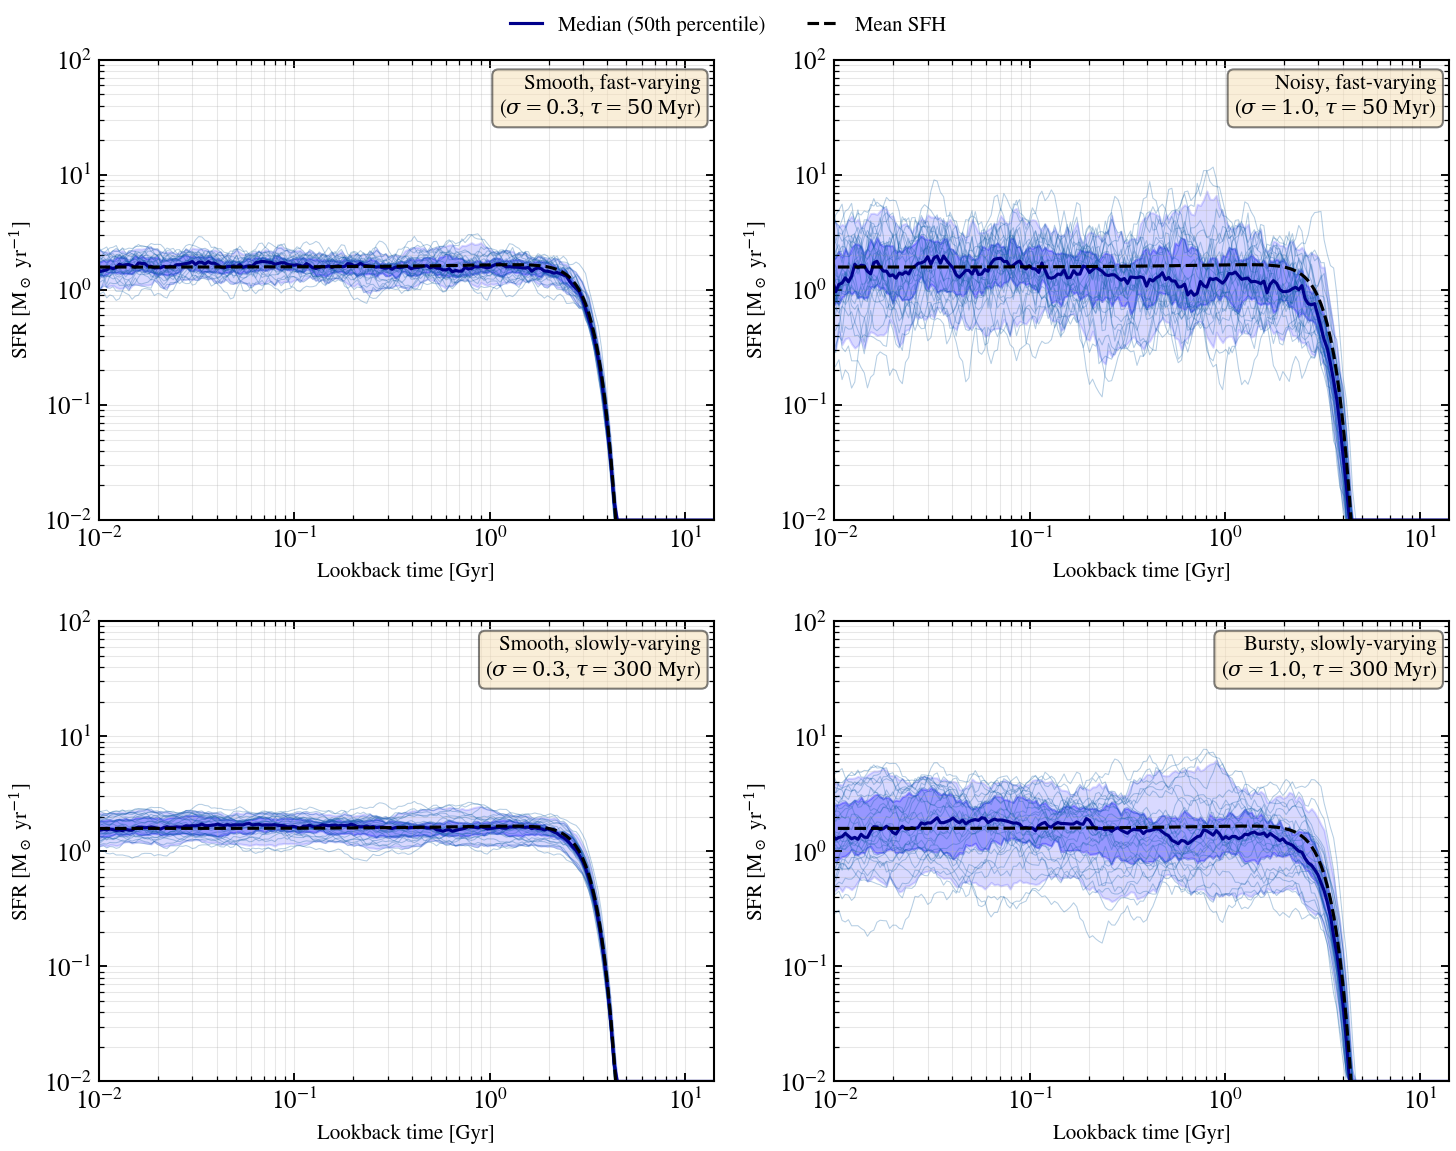

Recreate this plot in Python.
r"""
PSD-Governed Stochastic SFH Prior: Burstiness Corner Cases
===========================================================

The field SFH employs a damped random walk (DRW) power spectral density (PSD)
to govern stochastic star formation history realizations. Two parameters control
the prior distribution of SFR time-variability:

- **psd_sigma** (dimensionless): amplitude of fluctuations around the mean SFH.
- **psd_tau_myr** (Myr): timescale of correlation decay.

This visualization samples 30 independent SFR realizations from the prior at
four corner cases of (psd_sigma, psd_tau_myr) and overlays percentile bands
(5th, 25th, 50th, 75th, 95th) to show how the prior responds to parameter choices.

The DRW power spectrum is:

.. math::

    P(\omega) = \sigma^2 \tau / (1 + (\tau \omega)^2)

which produces smooth, slowly-varying SFHs for large tau (long memory) and
noisy, fast-varying SFHs for small tau (short memory). The amplitude sigma
controls the variance independent of timescale.

References:
- Iyer & Gawiser (2017), ApJ 838, 127 — Dense basis SFH reconstruction
- NIFTy correlated field formalism (Selig et al. 2013)

"""

import os

os.environ["TF_CPP_MIN_LOG_LEVEL"] = "2"  # suppress XLA/PjRt C++ INFO+WARNING logs

import os
import warnings

import jax.numpy as jnp
import jax.random as jr
import matplotlib.pyplot as plt
import numpy as np

import tengri
from tengri.analysis.plotting import setup_style

setup_style()
warnings.filterwarnings("ignore", message=".*BakedInBackend.*")

# --- Grid setup ---
n_grid = 256
log_age_grid = tengri.make_log_age_grid(n_grid)
d_log_age = float(log_age_grid[1] - log_age_grid[0])
age_lookback_yr = 10.0**log_age_grid
age_lookback_gyr = np.array(age_lookback_yr) / 1e9

# --- Smooth mean SFH (shared across all panels) ---
# Use a truncated skewed normal SFH peaked at 2 Gyr lookback
mean_sfr = tengri.tsnorm(
    age_lookback_yr, log_peak_sfr=0.5, peak_lbt=2e9, width=1.5e9, skew=0.5, trunc=3.0
)
sfr_mean = np.array(mean_sfr)

# --- Corner case configurations ---
configs = [
    {
        "psd_sigma": 0.3,
        "psd_tau_myr": 50,
        "label": "Smooth, fast-varying\n" + r"($\sigma=0.3$, $\tau=50$ Myr)",
    },
    {
        "psd_sigma": 1.0,
        "psd_tau_myr": 50,
        "label": "Noisy, fast-varying\n" + r"($\sigma=1.0$, $\tau=50$ Myr)",
    },
    {
        "psd_sigma": 0.3,
        "psd_tau_myr": 300,
        "label": "Smooth, slowly-varying\n" + r"($\sigma=0.3$, $\tau=300$ Myr)",
    },
    {
        "psd_sigma": 1.0,
        "psd_tau_myr": 300,
        "label": "Bursty, slowly-varying\n" + r"($\sigma=1.0$, $\tau=300$ Myr)",
    },
]

# --- 2x2 grid of prior samples ---
fig, axes = plt.subplots(2, 2, figsize=(10, 8))
axes = axes.flatten()

for ax, cfg in zip(axes, configs):
    psd_sigma = cfg["psd_sigma"]
    psd_tau_myr = cfg["psd_tau_myr"]
    label = cfg["label"]

    # Compute the PSD and its square-root amplitude operator
    sqrt_power = tengri.compute_sqrt_power_drw(n_grid, d_log_age, psd_sigma, psd_tau_myr * 1e6)

    # Sample 30 realizations from the field SFH prior
    n_samples = 30
    sfr_samples = []
    key = jr.PRNGKey(42)

    for i in range(n_samples):
        key = jr.fold_in(key, i)
        # Draw a latent GP field: xi ~ N(0, I)
        xi = jnp.array(jr.normal(key, shape=(n_grid,)))

        # Convert latent to correlated GP: s = IFFT(sqrt(P) * xi)
        gp = tengri.gp_from_xi(xi, sqrt_power, n_grid)

        # Full SFH = mean * exp(GP - variance/2) for lognormal correction
        variance = float(jnp.var(gp))
        sfr = sfr_mean * jnp.exp(gp - variance / 2.0)

        sfr_samples.append(np.array(sfr))

    sfr_samples = np.array(sfr_samples)  # (n_samples, n_grid)

    # Plot individual draws as thin lines
    for sfr in sfr_samples:
        ax.plot(age_lookback_gyr, np.clip(sfr, 1e-2, 1e2), lw=0.5, alpha=0.3, color="C0")

    # Compute and plot percentile bands
    percentiles = [5, 25, 50, 75, 95]
    sfr_percs = {p: np.percentile(sfr_samples, p, axis=0) for p in percentiles}

    # 90% band (5th–95th)
    ax.fill_between(
        age_lookback_gyr,
        np.clip(sfr_percs[5], 1e-2, 1e2),
        np.clip(sfr_percs[95], 1e-2, 1e2),
        alpha=0.15,
        color="blue",
    )

    # 50% band (25th–75th)
    ax.fill_between(
        age_lookback_gyr,
        np.clip(sfr_percs[25], 1e-2, 1e2),
        np.clip(sfr_percs[75], 1e-2, 1e2),
        alpha=0.3,
        color="blue",
    )

    # Median line
    ax.plot(
        age_lookback_gyr,
        np.clip(sfr_percs[50], 1e-2, 1e2),
        color="darkblue",
        linewidth=1.5,
        label="Median (50th percentile)",
    )

    # Mean SFH overlay (dashed)
    ax.plot(age_lookback_gyr, sfr_mean, "k--", lw=1.5, label="Mean SFH", zorder=5)

    # Annotation with scenario label
    ax.text(
        0.98,
        0.97,
        label,
        transform=ax.transAxes,
        fontsize=10,
        verticalalignment="top",
        horizontalalignment="right",
        bbox=dict(boxstyle="round", facecolor="wheat", alpha=0.5),
    )

    ax.set_xlabel("Lookback time [Gyr]", fontsize=10)
    ax.set_ylabel(r"SFR [M$_\odot$ yr$^{-1}$]", fontsize=10)
    ax.set_xscale("log")
    ax.set_yscale("log")
    ax.set_xlim(0.01, 14)
    ax.set_ylim(1e-2, 1e2)
    ax.grid(True, alpha=0.3, which="both")

# Add shared legend
handles, labels = axes[0].get_legend_handles_labels()
fig.legend(handles, labels, loc="upper center", bbox_to_anchor=(0.5, 0.98), ncol=2, fontsize=10)

fig.tight_layout(rect=[0, 0, 1, 0.96])

script_dir = os.path.dirname(os.path.abspath(__file__))
png_path = os.path.join(script_dir, "plot_psd_burstiness_prior.png")
plt.savefig(png_path, dpi=150, bbox_inches="tight")
plt.close()

print(f"Saved to {png_path}")
